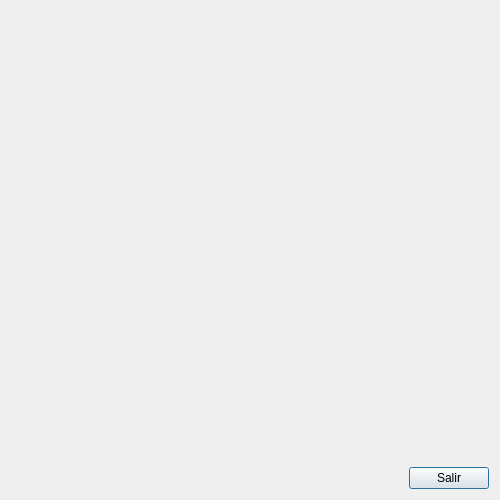
<?xml version="1.0" encoding="UTF-8"?>
<ui version="4.0">
 <class>Dialog</class>
 <widget class="QDialog" name="Dialog">
  <property name="geometry">
   <rect>
    <x>0</x>
    <y>0</y>
    <width>500</width>
    <height>500</height>
   </rect>
  </property>
  <property name="windowTitle">
   <string>Dialog</string>
  </property>
  <layout class="QGridLayout" name="gridLayout">
   <item row="0" column="0" colspan="2">
    <widget class="QWidget" name="widget" native="true"/>
   </item>
   <item row="0" column="2">
    <spacer name="verticalSpacer">
     <property name="orientation">
      <enum>Qt::Vertical</enum>
     </property>
     <property name="sizeHint" stdset="0">
      <size>
       <width>20</width>
       <height>443</height>
      </size>
     </property>
    </spacer>
   </item>
   <item row="1" column="0">
    <spacer name="horizontalSpacer">
     <property name="orientation">
      <enum>Qt::Horizontal</enum>
     </property>
     <property name="sizeHint" stdset="0">
      <size>
       <width>388</width>
       <height>20</height>
      </size>
     </property>
    </spacer>
   </item>
   <item row="1" column="1" colspan="2">
    <widget class="QPushButton" name="pushButton">
     <property name="text">
      <string>Salir</string>
     </property>
    </widget>
   </item>
  </layout>
 </widget>
 <resources/>
 <connections/>
</ui>
